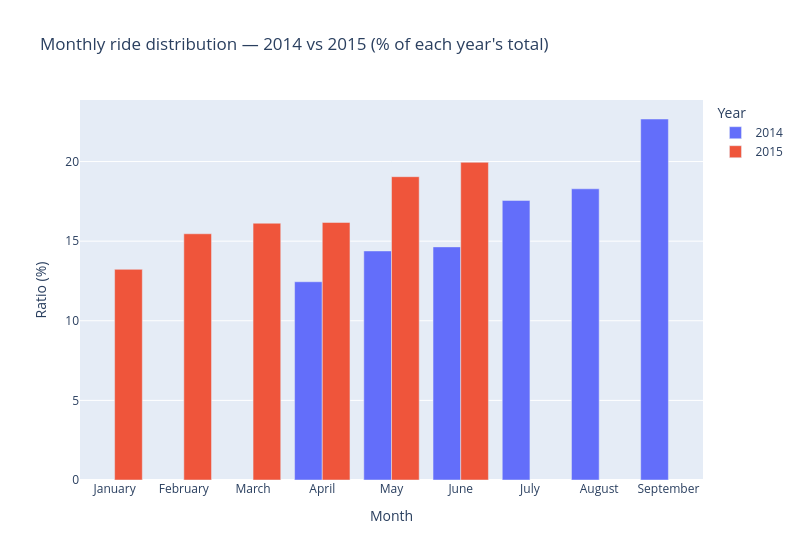

The notebook cell this image was saved under:
### Markdown cell above
**5.1. Data structure**

| | 2014 | 2015 |
|---|---|---|
| Period | April – September | January – June |
| Raw dataset size | ~960,000 rides | ~10,300,000 rides |
| Sampled dataset | ~48,000 rides (5%) | ~493,000 rides (5%) |
| Location format | Raw GPS (Lat/Lon) | Taxi zone LocationID → geocoded |
| Base information | Single `Base` column | `Dispatching_base_num` + `Affiliated_base_num` |
| Duplicates | 0.09% | 0.40% |
| Missing values | None | 1.12% (`Affiliated_base_num`) |

The tenfold increase in volume between 2014 and 2015 reflects Uber's rapid growth in New York City during that period.

### Code cell
import pandas as pd
import plotly.graph_objects as go
import plotly.express as px

uber_2014 = pd.read_csv("../DATA/DATA_created/uber_raw_sample_14.csv")
uber_2015 = pd.read_csv("../DATA/DATA_created/uber_2015_final_for_modelling.csv")

# Monthly ratio per year
ride_per_month_14 = uber_2014.groupby("Month").size().reset_index(name="Nb_ride")
ride_per_month_14["Ratio (%)"] = 100 * ride_per_month_14["Nb_ride"] / ride_per_month_14["Nb_ride"].sum()
ride_per_month_14["Year"] = "2014"

ride_per_month_15 = uber_2015.groupby("Month").size().reset_index(name="Nb_ride")
ride_per_month_15["Ratio (%)"] = 100 * ride_per_month_15["Nb_ride"] / ride_per_month_15["Nb_ride"].sum()
ride_per_month_15["Year"] = "2015"

combined_months = pd.concat([ride_per_month_14, ride_per_month_15])

order_months = ["January","February","March","April","May","June","July","August","September"]
fig = px.bar(
    combined_months,
    x="Month", y="Ratio (%)", color="Year",
    barmode="group",
    category_orders={"Month": order_months},
    title="Monthly ride distribution — 2014 vs 2015 (% of each year's total)",
    width=800
)
fig.show()

### Figure 1 — Plotly figure (JSON) as saved in the notebook; plotly's stock layout.template omitted (floating-point values rounded to 4 significant figures)
{"data": [{"alignmentgroup": "True", "hovertemplate": "Year=2014<br>Month=%{x}<br>Ratio (%)=%{y}<extra></extra>", "legendgroup": "2014", "marker": {"color": "#636efa", "pattern": {"shape": ""}}, "name": "2014", "offsetgroup": "2014", "orientation": "v", "showlegend": true, "textposition": "auto", "type": "bar", "x": ["April", "August", "July", "June", "May", "September"], "xaxis": "x", "y": [12.45, 18.29, 17.56, 14.64, 14.39, 22.67], "yaxis": "y"}, {"alignmentgroup": "True", "hovertemplate": "Year=2015<br>Month=%{x}<br>Ratio (%)=%{y}<extra></extra>", "legendgroup": "2015", "marker": {"color": "#EF553B", "pattern": {"shape": ""}}, "name": "2015", "offsetgroup": "2015", "orientation": "v", "showlegend": true, "textposition": "auto", "type": "bar", "x": ["April", "February", "January", "June", "March", "May"], "xaxis": "x", "y": [16.18, 15.46, 13.23, 19.95, 16.13, 19.05], "yaxis": "y"}], "layout": {"barmode": "group", "legend": {"title": {"text": "Year"}, "tracegroupgap": 0}, "title": {"text": "Monthly ride distribution — 2014 vs 2015 (% of each year's total)"}, "width": 800, "xaxis": {"anchor": "y", "categoryarray": ["January", "February", "March", "April", "May", "June", "July", "August", "September"], "categoryorder": "array", "domain": [0, 1], "title": {"text": "Month"}}, "yaxis": {"anchor": "x", "domain": [0, 1], "title": {"text": "Ratio (%)"}}}}
